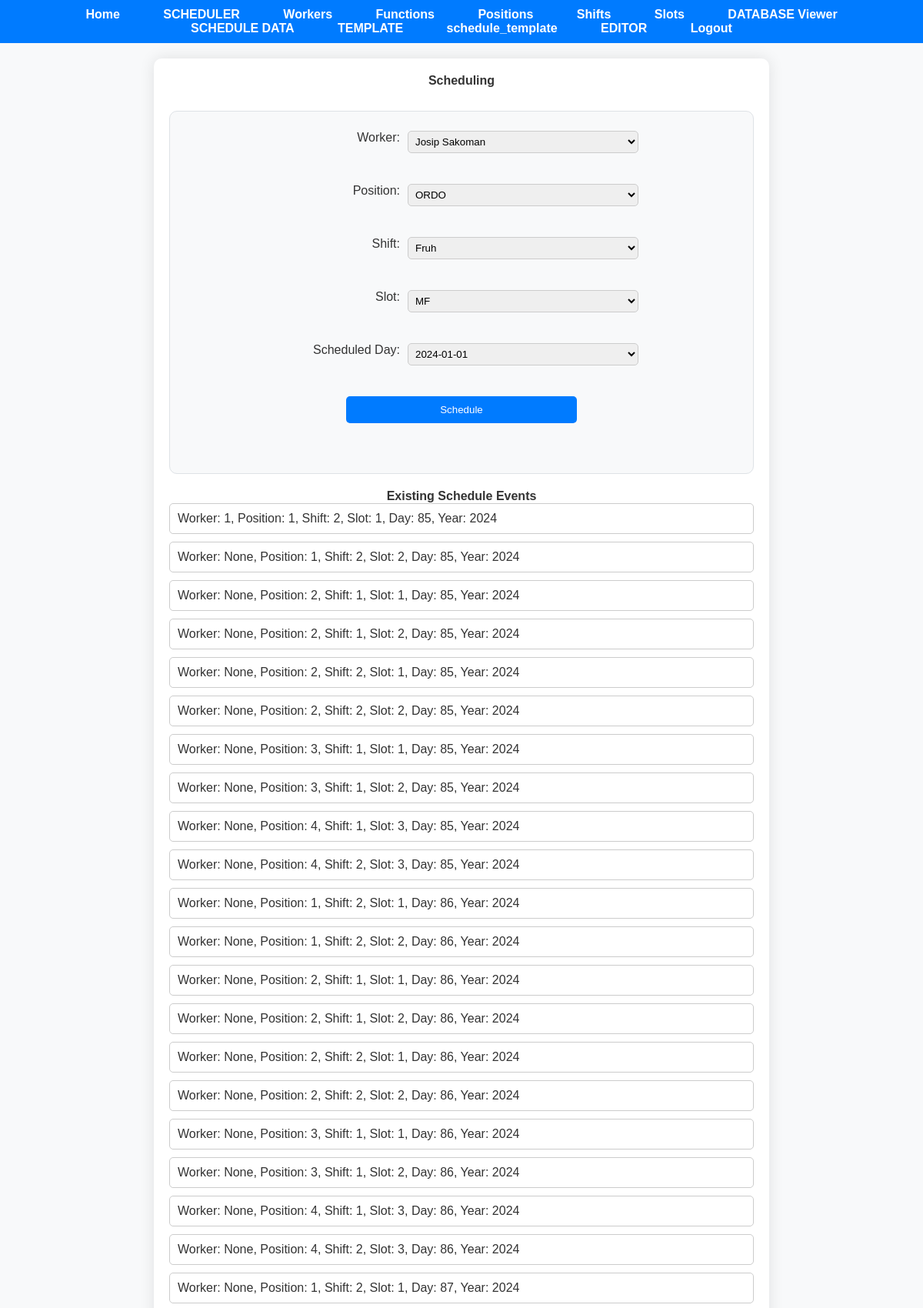
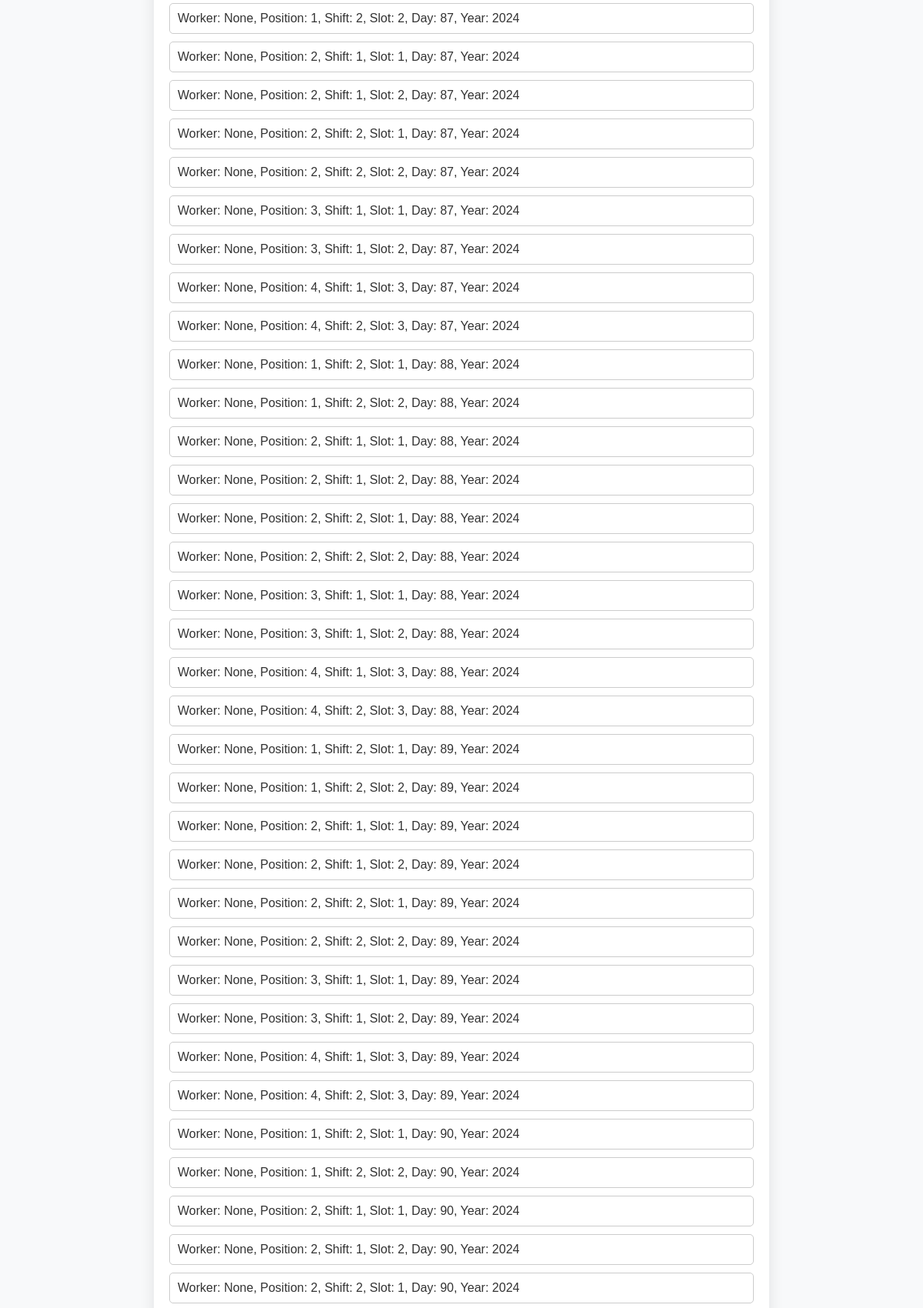
Screenshot of /scheduling (signed in, upper part) with the database file from the repository (2 pictures, top to bottom).
### app.py (models this page shows)
class Schedule(db.Model):
    schedule_id = db.Column(db.Integer, primary_key=True)
    user_id = db.Column(db.Integer, nullable=False)
    worker_id = db.Column(db.Integer, db.ForeignKey('worker.worker_id'), nullable=True)
    position_id = db.Column(db.Integer, db.ForeignKey('position.position_id'), nullable=False)
    shift_id = db.Column(db.Integer, db.ForeignKey('shift.shift_id'), nullable=False)
    slot_id = db.Column(db.Integer, db.ForeignKey('slot.slot_id'), nullable=False)
    day_id = db.Column(db.Integer, db.ForeignKey('year_days.day_id'), nullable=False)
    year = db.Column(db.Integer, nullable=False)
    week_number = db.Column(db.String(20), nullable=False)
    worker = db.relationship('Worker', backref='schedules')
    position = db.relationship('Position', backref='schedules')
    shift = db.relationship('Shift', backref='schedules')
    slot = db.relationship('Slot', backref='schedules')

### app.py (the view)
@app.route('/scheduling')
@employer_required
def scheduling():
    if 'user_id' not in session:
        flash('You must be logged in to view this page.', 'error')
        return redirect(url_for('login'))
    user_id = session['user_id']
    workers = fetch_all(user_id, 'Worker')
    positions = fetch_all(user_id, 'Position')
    shifts = fetch_all(user_id, 'Shift')
    slots = fetch_all(user_id, 'Slot')
    schedule_events = fetch_all(user_id, 'Schedule')
    days = fetch_all(user_id, 'Year_Days')
    unique_years = fetch_all_unique_years(user_id)
    worker_names = {worker.worker_id: f"{worker.name} {worker.last_name}" for worker in workers}
    return render_template('scheduling.html', workers=workers, positions=positions, shifts=shifts, slots=slots, days=days, schedule_events=schedule_events, unique_years=unique_years, worker_names=worker_names)

### app.py (called while the page is built)
@login_manager.user_loader
def load_user(user_id):
    return User.query.get(int(user_id))

def employer_required(func):
    @wraps(func)
    def decorated_function(*args, **kwargs):
        if not current_user.is_authenticated:
            flash('You must be logged in to view this page.', 'error')
            return redirect(url_for('login'))
        if current_user.role != 'employer':
            flash('You do not have permission to view this page.', 'error')
            return redirect('/')
        return func(*args, **kwargs)
    return decorated_function

def fetch_all(user_id, table_name):
    if table_name not in ['Worker', 'Function', 'Position', 'Shift', 'Slot', 'Year_Days', 'Schedule']:
        return None
    table_class = globals()[table_name]
    items = table_class.query.filter_by(user_id=user_id).all()
    return items

def fetch_all_unique_years(user_id):
    years = db.session.query(Year_Days.year).filter_by(user_id=user_id).distinct().order_by(Year_Days.year).all()
    return [year[0] for year in years]

### templates/scheduling.html (shortened to what this page needs)
<!DOCTYPE html>
<html lang="en">
<head>
    <link rel="stylesheet" href="{{ url_for('static', filename='styles.css') }}">
</head>
<body>
    {% include 'navbar.html' %}
    <div class="container">
        <h1>Scheduling</h1>
        <div class="form-container">
        <form action="/schedule_worker" method="post">
            <div class="form-group">
                <label for="worker">Worker:</label>
                <select name="worker" id="worker">
                    {% for worker in workers %}
                        <option value="{{ worker.worker_id }}">{{ worker.name }} {{ worker.last_name }}</option>
                    {% endfor %}
                </select>
            </div>
            <div class="form-group">
                <label for="position">Position:</label>
                <select name="position" id="position">
                    {% for position in positions %}
                        <option value="{{ position.position_id }}">{{ position.name }}</option>
                    {% endfor %}
                </select>
            </div>
            <div class="form-group">
                <label for="shift">Shift:</label>
                <select name="shift" id="shift">
                    {% for shift in shifts %}
                        <option value="{{ shift.shift_id }}">{{ shift.name }}</option>
                    {% endfor %}
                </select>
            </div>
            <div class="form-group">
                <label for="slot">Slot:</label>
                <select name="slot" id="slot">
                    {% for slot in slots %}
                        <option value="{{ slot.slot_id }}">{{ slot.name }}</option>
                    {% endfor %}
                </select>
            </div>
            <div class="form-group">
                <label for="day">Scheduled Day:</label>
                <select name="day" id="day">
                    {% for day in days %}
                        <option value="{{ day.day_id }}">{{ day.date.strftime('%Y-%m-%d') }}</option>
                    {% endfor %}
                </select>
            </div>
            <div class="form-group">
                <input type="submit" value="Schedule">
            </div>
        </form>
    </div>
        <div class="schedule-events-container">
        <h2>Existing Schedule Events</h2>
        <ul>
            {% for event in schedule_events %}
                <li>
                    Worker: {{ event.worker_id}},
                    Position: {{ event.position_id }},
                    Shift: {{ event.shift_id }},
                    Slot: {{ event.slot_id }},
                    Day: {{ event.day_id}},
                    Year: {{ event.year}}
                </li>
            {% endfor %}
        </ul>
    </div>
</body>
</html>

### static/styles.css (style rules this page uses)
* { margin: 0; padding: 0; box-sizing: border-box; }
body { font-family: Arial, sans-serif; background-color: #f8f9fa; color: #333; }
.container { margin: 20px auto; padding: 20px; background-color: #fff; border-radius: 10px; box-shadow: 0 0 20px rgba(0, 0, 0, 0.1); max-width: 800px; }
.container h1, .container h2, .container p { font-size: 16px; text-align: center; }
.container form { display: flex; flex-direction: column; align-items: center; }
.container label { margin-bottom: 8px; }
.container input, .container select { width: 300px; padding: 5px; margin-bottom: 20px; border-radius: 5px; border: 1px solid #ccc; }
.container button, input[type="submit"] { padding: 10px 20px; background-color: #007bff; color: #fff; border: none; border-radius: 5px; cursor: pointer; transition: background-color 0.3s ease, box-shadow 0.3s ease; }
.form-container { border: 2px solid #ccc; padding: 20px; margin-bottom: 20px; border-radius: 10px; }
.form-container { background-color: #f8f9fa; margin-top: 30px; padding: 25px; border: 1px solid #dee2e6; }

### templates/scheduling.html (style rules this page uses)
.form-group { display: flex; margin-bottom: 20px; }
.form-group label { width: 150px; margin-right: 10px; text-align: right; }
.form-group select, .form-group input[type="submit"] { flex: 1; }
.schedule-events-container { margin-bottom: 20px; }
.schedule-events-container ul { list-style-type: none; padding: 0; }
.schedule-events-container li { border: 1px solid #ccc; border-radius: 5px; padding: 10px; margin-bottom: 10px; }

### rows the page displays
Schedule: worker_id "1", position_id "1", shift_id "2", slot_id "1", day_id "85", year "2024"
Schedule: worker_id "None", position_id "1", shift_id "2", slot_id "2", day_id "85", year "2024"
Schedule: worker_id "None", position_id "2", shift_id "1", slot_id "1", day_id "85", year "2024"
Schedule: worker_id "None", position_id "2", shift_id "1", slot_id "2", day_id "85", year "2024"
Schedule: worker_id "None", position_id "2", shift_id "2", slot_id "1", day_id "85", year "2024"
Schedule: worker_id "None", position_id "2", shift_id "2", slot_id "2", day_id "85", year "2024"
Schedule: worker_id "None", position_id "3", shift_id "1", slot_id "1", day_id "85", year "2024"
Schedule: worker_id "None", position_id "3", shift_id "1", slot_id "2", day_id "85", year "2024"
Schedule: worker_id "None", position_id "4", shift_id "1", slot_id "3", day_id "85", year "2024"
Schedule: worker_id "None", position_id "4", shift_id "2", slot_id "3", day_id "85", year "2024"
Schedule: worker_id "None", position_id "1", shift_id "2", slot_id "1", day_id "86", year "2024"
Schedule: worker_id "None", position_id "1", shift_id "2", slot_id "2", day_id "86", year "2024"
Schedule: worker_id "None", position_id "2", shift_id "1", slot_id "1", day_id "86", year "2024"
Schedule: worker_id "None", position_id "2", shift_id "1", slot_id "2", day_id "86", year "2024"
Schedule: worker_id "None", position_id "2", shift_id "2", slot_id "1", day_id "86", year "2024"
Schedule: worker_id "None", position_id "2", shift_id "2", slot_id "2", day_id "86", year "2024"
Schedule: worker_id "None", position_id "3", shift_id "1", slot_id "1", day_id "86", year "2024"
Schedule: worker_id "None", position_id "3", shift_id "1", slot_id "2", day_id "86", year "2024"
Schedule: worker_id "None", position_id "4", shift_id "1", slot_id "3", day_id "86", year "2024"
Schedule: worker_id "None", position_id "4", shift_id "2", slot_id "3", day_id "86", year "2024"
Schedule: worker_id "None", position_id "1", shift_id "2", slot_id "1", day_id "87", year "2024"
Schedule: worker_id "None", position_id "1", shift_id "2", slot_id "2", day_id "87", year "2024"
Schedule: worker_id "None", position_id "2", shift_id "1", slot_id "1", day_id "87", year "2024"
Schedule: worker_id "None", position_id "2", shift_id "1", slot_id "2", day_id "87", year "2024"
Schedule: worker_id "None", position_id "2", shift_id "2", slot_id "1", day_id "87", year "2024"
Schedule: worker_id "None", position_id "2", shift_id "2", slot_id "2", day_id "87", year "2024"
Schedule: worker_id "None", position_id "3", shift_id "1", slot_id "1", day_id "87", year "2024"
Schedule: worker_id "None", position_id "3", shift_id "1", slot_id "2", day_id "87", year "2024"
Schedule: worker_id "None", position_id "4", shift_id "1", slot_id "3", day_id "87", year "2024"
Schedule: worker_id "None", position_id "4", shift_id "2", slot_id "3", day_id "87", year "2024"
Schedule: worker_id "None", position_id "1", shift_id "2", slot_id "1", day_id "88", year "2024"
Schedule: worker_id "None", position_id "1", shift_id "2", slot_id "2", day_id "88", year "2024"
Schedule: worker_id "None", position_id "2", shift_id "1", slot_id "1", day_id "88", year "2024"
Schedule: worker_id "None", position_id "2", shift_id "1", slot_id "2", day_id "88", year "2024"
Schedule: worker_id "None", position_id "2", shift_id "2", slot_id "1", day_id "88", year "2024"
Schedule: worker_id "None", position_id "2", shift_id "2", slot_id "2", day_id "88", year "2024"
Schedule: worker_id "None", position_id "3"

### other values shown
form field worker "Josip Sakoman"
form field position "ORDO"
form field shift "Fruh"
form field slot "MF"
form field day "2024-01-01"
